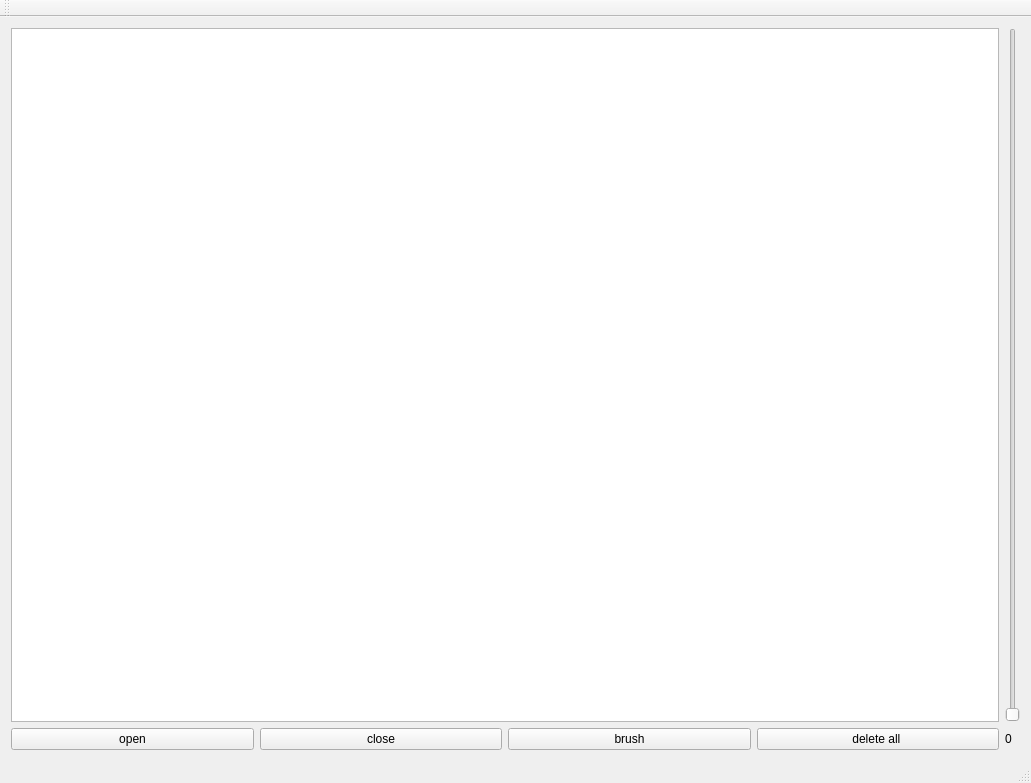
<?xml version="1.0" encoding="UTF-8"?>
<ui version="4.0">
 <class>MainWindow</class>
 <widget class="QMainWindow" name="MainWindow">
  <property name="geometry">
   <rect>
    <x>0</x>
    <y>0</y>
    <width>1031</width>
    <height>783</height>
   </rect>
  </property>
  <property name="windowTitle">
   <string>MainWindow</string>
  </property>
  <widget class="QWidget" name="centralWidget">
   <layout class="QGridLayout" name="gridLayout_2">
    <item row="0" column="0">
     <layout class="QGridLayout" name="gridLayout">
      <item row="0" column="0">
       <widget class="QGraphicsView" name="graphicsView"/>
      </item>
      <item row="0" column="1">
       <widget class="QSlider" name="verticalSlider">
        <property name="orientation">
         <enum>Qt::Vertical</enum>
        </property>
       </widget>
      </item>
      <item row="1" column="0">
       <layout class="QHBoxLayout" name="horizontalLayout">
        <item>
         <widget class="QPushButton" name="pushButton">
          <property name="text">
           <string>open</string>
          </property>
         </widget>
        </item>
        <item>
         <widget class="QPushButton" name="pushButton_2">
          <property name="text">
           <string>close</string>
          </property>
         </widget>
        </item>
        <item>
         <widget class="QPushButton" name="pushButton_4">
          <property name="text">
           <string>brush</string>
          </property>
         </widget>
        </item>
        <item>
         <widget class="QPushButton" name="pushButton_3">
          <property name="text">
           <string>delete all </string>
          </property>
         </widget>
        </item>
       </layout>
      </item>
      <item row="1" column="1">
       <widget class="QLabel" name="label">
        <property name="text">
         <string>0</string>
        </property>
        <property name="buddy">
         <cstring>verticalSlider</cstring>
        </property>
       </widget>
      </item>
     </layout>
    </item>
   </layout>
  </widget>
  <widget class="QMenuBar" name="menuBar">
   <property name="geometry">
    <rect>
     <x>0</x>
     <y>0</y>
     <width>1031</width>
     <height>21</height>
    </rect>
   </property>
  </widget>
  <widget class="QToolBar" name="mainToolBar">
   <attribute name="toolBarArea">
    <enum>TopToolBarArea</enum>
   </attribute>
   <attribute name="toolBarBreak">
    <bool>false</bool>
   </attribute>
  </widget>
  <widget class="QStatusBar" name="statusBar"/>
 </widget>
 <layoutdefault spacing="6" margin="11"/>
 <resources/>
 <connections>
  <connection>
   <sender>verticalSlider</sender>
   <signal>valueChanged(int)</signal>
   <receiver>label</receiver>
   <slot>setNum(int)</slot>
   <hints>
    <hint type="sourcelabel">
     <x>984</x>
     <y>701</y>
    </hint>
    <hint type="destinationlabel">
     <x>1005</x>
     <y>743</y>
    </hint>
   </hints>
  </connection>
 </connections>
</ui>
